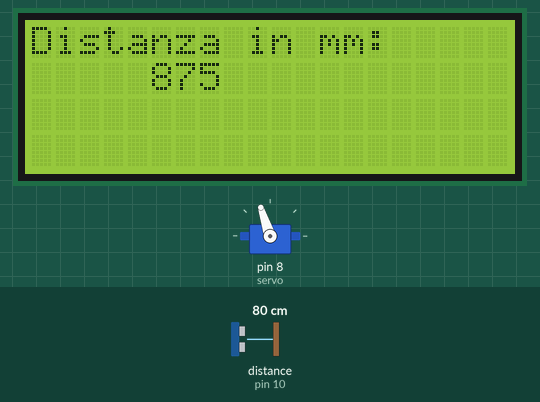
Simulated run of this sketch. Board: Arduino Uno, built with avr-gcc and run on an emulated ATmega328P. Shown: servo, 20×4 character LCD. Wiring (inferred from the names in the program): ultrasonic range finder: trigger pin 9; echo pin 10. The inputs (shaded band) are chosen by the test bench; at power-on: distance to the obstacle (sensor on pin 10) 80 cm. The echo pulse lasts 58.3 µs per cm; what the sketch prints to the serial monitor is not drawn.

Above: at 1.2 s.
1.3 s: distance to the obstacle (sensor on pin 10) set to 2 cm
At 2.4 s:
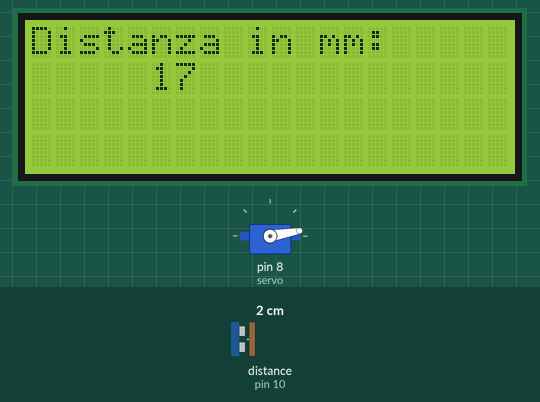
4.3 s: distance to the obstacle (sensor on pin 10) set to 4 cm
At 4.9 s:
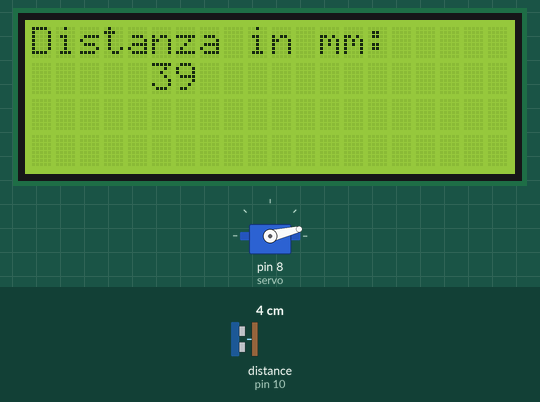
7.3 s: distance to the obstacle (sensor on pin 10) set to 60 cm
At 8.1 s:
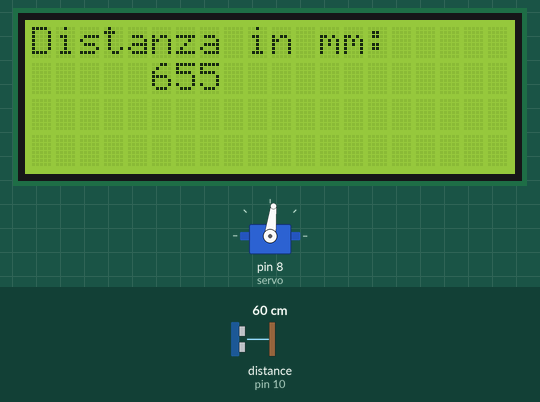
9.0 s: distance to the obstacle (sensor on pin 10) set to 183 cm
At 10.7 s:
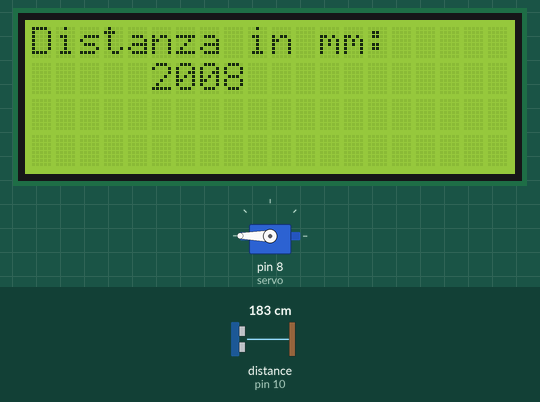
11.1 s: distance to the obstacle (sensor on pin 10) set to 18 cm
At 11.7 s:
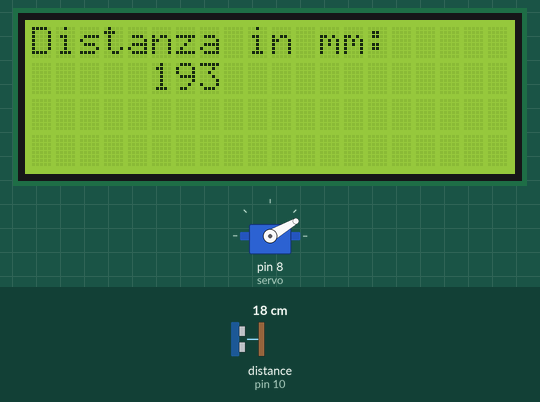
14.1 s: distance to the obstacle (sensor on pin 10) set to 120 cm
At 15.1 s:
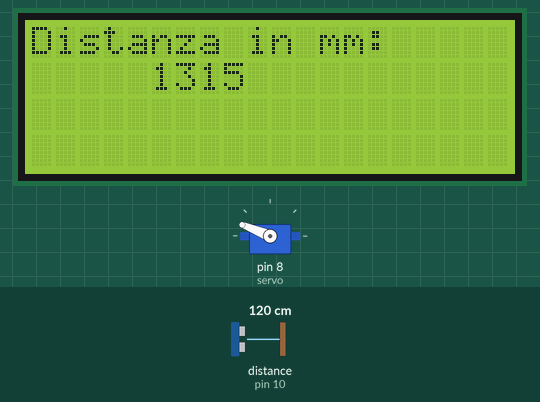
Timing chart, 0 to 17.1 s (numbered marks = the images above; inputs shaded):
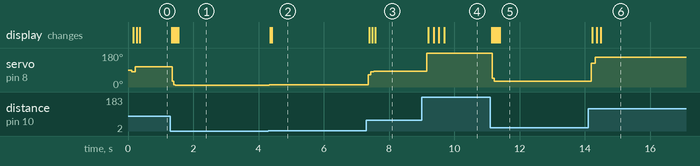

Measured:
- after the input at 1.3 s, servo on pin 8 (servo): 108° → 10° at once; the display: first changes after 0.05 s (image 1 shows a later state)
- after the input at 4.3 s, servo on pin 8 (servo): 10° → 13° at once; the display: first changes after 0.06 s (image 2 shows a later state)
- after the input at 7.3 s, servo on pin 8 (servo): 13° → 65° after 0.06 s, → 82° 0.09 s later, → 83° 0.09 s later; the display: first changes after 0.10 s (image 3 shows a later state)
- after the input at 9.0 s, servo on pin 8 (servo): 83° → 180° after 0.16 s; the display: first changes after 0.20 s (image 4 shows a later state)
- after the input at 11.1 s, servo on pin 8 (servo): 180° → 30° after 0.07 s; the display: first changes after 0.05 s (image 5 shows a later state)
- after the input at 14.1 s, servo on pin 8 (servo): 30° → 125° after 0.09 s, → 157° 0.13 s later, → 158° 0.13 s later; the display: first changes after 0.13 s (image 6 shows a later state)

The sketch:

ultrarange.ino
```cpp
/*
Misuratore di distanza con sensore a ultrasuoni HC-SR04 (pin 9;10) + LCD 16x2 I2C e azionamento proporzionale di un servo (pin8).
la misurazione è filtrata tramite media delle letture a loro volta filtrate tramite un filtro Kalman
20/4/2020 Patrik@gmail.com
*/
#include <Servo.h>
#include <LiquidCrystal_I2C.h>
#include <Wire.h>
LiquidCrystal_I2C lcd(0x27,20,4);  // set the LCD address to 0x27 for a 16 chars and 2 line display
Servo servo;

float kk=0.75;  // potenza filtro Kalman (non superare il 0.85)
int angle = 10; // angolo di partenza del servo
int sample = 10;  //quantità sample

const int trigPin = 9; //Pin di mandata utlrasuono
const int echoPin = 10; //Pin di ricezione ultrasuono

unsigned int duration, distance, distresult;

void setup()
{
  Serial.begin(9600);              //inizializzazione seriale
  servo.attach(8);                 // pin servo
  pinMode(trigPin, OUTPUT);
  pinMode(echoPin, INPUT);
  Serial.begin(9600);

  lcd.init();                      // initialize the lcd
  lcd.backlight();
}

void loop()
{
 for(int i=0; i<= sample; i++)
 {
 digitalWrite(trigPin, LOW);
 delayMicroseconds(2);
 digitalWrite(trigPin, HIGH);
 delayMicroseconds(5);
 digitalWrite(trigPin, LOW);
 duration = kk*duration + (1.0-kk)*pulseIn(echoPin, HIGH);
 unsigned int incremental = (duration*0.343)/2;

 distance = distance+incremental;
 float kk=0.75;
 float sensorValue = 0;

 //if (incremental >= 1000);
 //{ distance = distance-incremental;
 //i--;
//}
 }

  unsigned int distresult=distance/sample;
  Serial.print(distresult);
  Serial.print("      ");
  angle= map(distresult, 10, 1500, 10, 180);
  //int angle = analogRead(0);
  //angle = map(angle, 0, 1024, 0, 180);
  servo.write(angle);
  delay(20);
  //Serial.println(angle);
  //Serial.println(distresult);
  distance=0;
  lcd.clear();
  lcd.setCursor(0,0);
  lcd.print("Distanza in mm:");
  lcd.setCursor(5,1);
  lcd.print(distresult);


}


void reset() //subroutine di reset inseribile a piacimento
{
  for(angle = 10; angle < 180; angle++) // scan from 0 to 180 degrees
    {
      servo.write(angle);
      delay(15);
    }
  for(angle = 180; angle > 10; angle--) // now scan back from 180 to 0 degrees
    {
      servo.write(angle);
      delay(15);
    }
    servo.write(angle);

}
```
